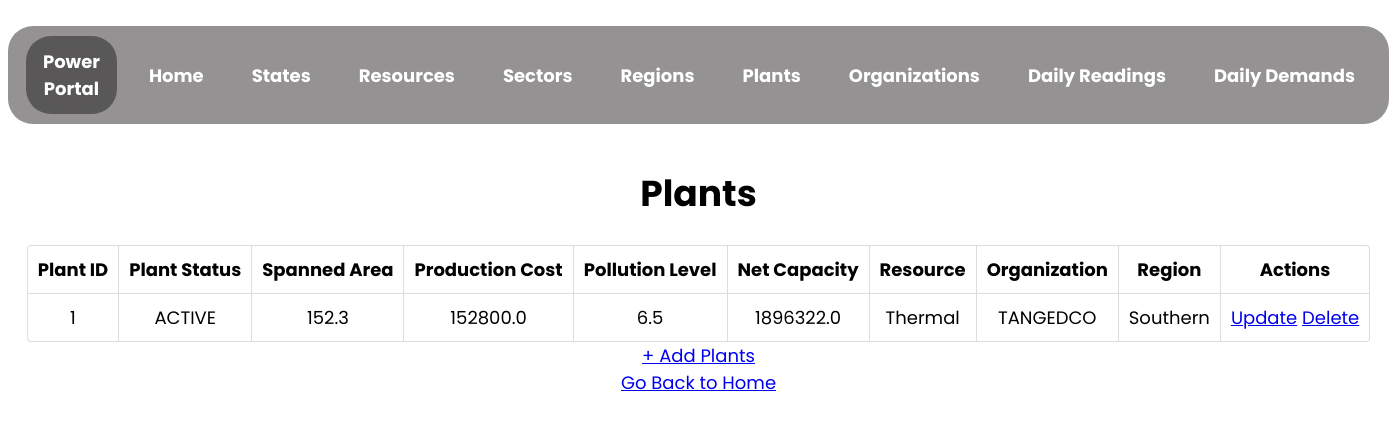
Page /plant on the earlier database version.
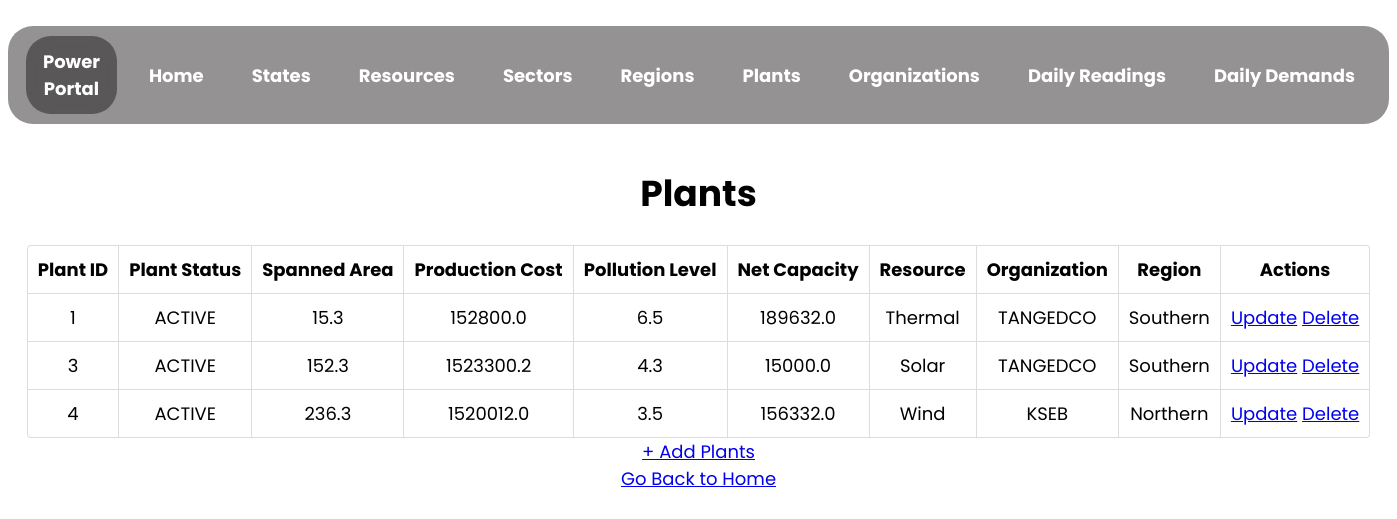
Same page on the later database version.
### app.py (models this page shows)
class Plants(db.Model):
    __tablename__ = "plant"
    plant_id = db.Column(db.Integer, autoincrement = True, primary_key = True, unique = True, nullable = False)
    plant_status = db.Column(db.String, nullable = False)
    spanned_area = db.Column(db.Float, nullable = False)
    production_cost = db.Column(db.Float, nullable = False)
    pollution_level = db.Column(db.Float, nullable = False)
    net_capacity = db.Column(db.Float, nullable = False)
    resource_id = db.Column(db.Integer, db.ForeignKey("resources.resource_id"), nullable = False)
    region_id = db.Column(db.Integer, db.ForeignKey("region.region_id"), nullable = False)
    org_id = db.Column(db.Integer, db.ForeignKey("organization.org_id"), nullable = False)

class Resource(db.Model):
    __tablename__ = "resources"
    resource_id = db.Column(db.Integer, autoincrement = True, primary_key = True, unique = True, nullable = False)
    resource_type = db.Column(db.String, nullable = False, unique = True)
    resource_left = db.Column(db.Float, nullable = False)

class Organizations(db.Model):
    __tablename__ = "organization"
    org_id = db.Column(db.Integer, autoincrement = True, primary_key = True, unique = True, nullable = False)
    org_name = db.Column(db.String, nullable = False, unique = True)
    state_id = db.Column(db.Integer, db.ForeignKey("states.state_id"), nullable = False)
    sector_id = db.Column(db.Integer, db.ForeignKey("sector.sector_id"), nullable = False)

class Region(db.Model):
    __tablename__ = "region"
    region_id = db.Column(db.Integer, primary_key = True, nullable = False, unique = True, autoincrement = True)
    region_name = db.Column(db.String, nullable = False, unique = True)
    death_count = db.Column(db.Integer, nullable = False)
    allowed_pollution_level = db.Column(db.Float, nullable = False)

### app.py (the view)
@app.route("/plant", methods = ["GET", "POST"])
def view_plant():
    plant_list = Plants.query.all()
    plant_data = []
    for plant in plant_list:
        data = {
            "plant_id": plant.plant_id,
            "plant_status": plant.plant_status,
            "spanned_area": plant.spanned_area,
            "production_cost": plant.production_cost,
            "pollution_level": plant.pollution_level,
            "net_capacity": plant.net_capacity,
            "resource": Resource.query.get(plant.resource_id),
            "org": Organizations.query.get(plant.org_id),
            "region": Region.query.get(plant.region_id)
        }
        plant_data.append(data)
    return render_template(
        "view_plant.html",
        plant_data = plant_data
    )

### templates/view_plant.html (shortened to what this page needs)
<!DOCTYPE html>
<html lang="en">
  <head>
    <link rel="stylesheet" href="../static/assets/view.css">
  </head>
  <body>
    <nav>
      <ul class="menu-bar">
        <div class="logo">
          <a href="/">Power Portal </a>
        </div>
        <li><a href="/">Home</a></li>
        <li><a href="/state">States</a></li>
        <li><a href="/resource">Resources</a></li>
        <li><a href="/sector">Sectors</a></li>
        <li><a href="/region">Regions</a></li>
        <li><a href="/plant">Plants</a></li>
        <li><a href="/organization">Organizations</a></li>
        <li><a href="/daily_reading">Daily Readings</a></li>
        <li><a href="/daily_demand">Daily Demands</a></li>
      </ul>
    </nav>
    <h1 style="text-align: center">Plants</h1>
    {% if plant_data | length == 0 %}
        <p>No Plants Found! Add the plants now!</p>
        <a href="/plant/create" type="button">+ Add Plant</a>
    {% else %}
    <table id="plant-detail">
      <thead>
        <th>Plant ID</th>
        <th>Plant Status</th>
        <th>Spanned Area</th>
        <th>Production Cost</th>
        <th>Pollution Level</th>
        <th>Net Capacity</th>
        <th>Resource</th>
        <th>Organization</th>
        <th>Region</th>
        <th>Actions</th>
      </thead>
      {% for plant in plant_data %}
      <tr>
        <td>{{plant["plant_id"]}}</td>
        <td>{{plant["plant_status"]}}</td>
        <td>{{plant["spanned_area"]}}</td>
        <td>{{plant["production_cost"]}}</td>
        <td>{{plant["pollution_level"]}}</td>
        <td>{{plant["net_capacity"]}}</td>
        <td>{{(plant["resource"]).resource_type}}</td>
        <td>{{(plant["org"]).org_name}}</td>
        <td>{{(plant["region"]).region_name}}</td>
        <td>
            <a href="/plant/{{plant['plant_id']}}/update" type="button">Update</a>
            <a href="/plant/{{plant['plant_id']}}/delete" type="button">Delete</a>
        </td>
      </tr>
      {% endfor %}
    </table>
    <a href="/plant/create" type="button">+ Add Plants</a>
    {% endif %}
    <br>
    <a href="/">Go Back to Home</a>
  </body>
</html>

Differences in the rows shown:
changed Plants (number 1 of 3 on the later page): spanned_area "152.3" → "15.3"; net_capacity "1896322.0" → "189632.0"
added Plants: plant_id "3", plant_status "ACTIVE", spanned_area "152.3", production_cost "1523300.2", pollution_level "4.3", net_capacity "15000.0", {{ (plant["org"]).org_name }} "TANGEDCO", {{ (plant["region"]).region_name }} "Southern"
added Resource: resource_type "Solar"
added Plants: plant_id "4", plant_status "ACTIVE", spanned_area "236.3", production_cost "1520012.0", pollution_level "3.5", net_capacity "156332.0"
added Resource: resource_type "Wind"
now on this page (row unchanged): Organizations: org_name "KSEB"
now on this page (row unchanged): Region: region_name "Northern"
